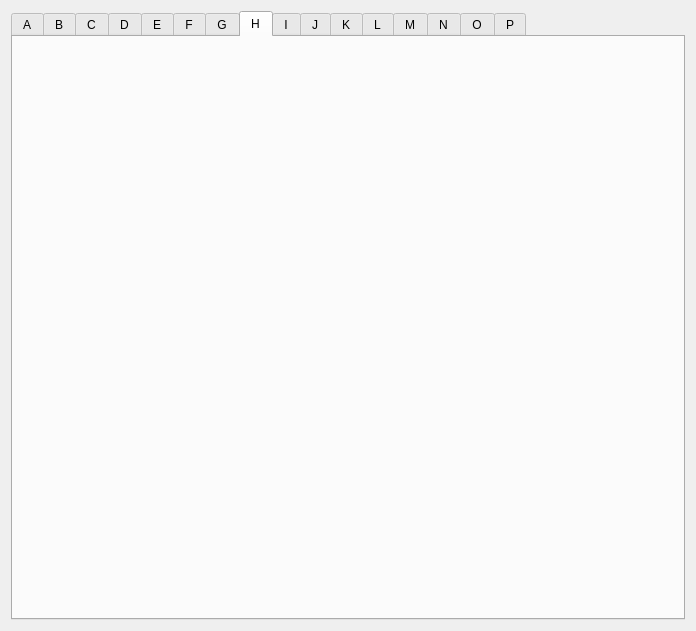
<?xml version="1.0" encoding="UTF-8"?>
<ui version="4.0">
 <class>EFrame</class>
 <widget class="QEFrame" name="EFrame">
  <property name="geometry">
   <rect>
    <x>0</x>
    <y>0</y>
    <width>696</width>
    <height>631</height>
   </rect>
  </property>
  <property name="windowTitle">
   <string>Motor record settings</string>
  </property>
  <layout class="QVBoxLayout" name="verticalLayout">
   <item>
    <widget class="QTabWidget" name="tabWidget">
     <property name="sizePolicy">
      <sizepolicy hsizetype="Preferred" vsizetype="Preferred">
       <horstretch>0</horstretch>
       <verstretch>0</verstretch>
      </sizepolicy>
     </property>
     <property name="tabPosition">
      <enum>QTabWidget::North</enum>
     </property>
     <property name="tabShape">
      <enum>QTabWidget::Rounded</enum>
     </property>
     <property name="currentIndex">
      <number>7</number>
     </property>
     <property name="documentMode">
      <bool>false</bool>
     </property>
     <property name="movable">
      <bool>false</bool>
     </property>
     <widget class="QWidget" name="tab">
      <attribute name="title">
       <string>A</string>
      </attribute>
      <layout class="QVBoxLayout" name="verticalLayout_2">
       <item>
        <widget class="QEForm" name="qeform">
         <property name="uiFile" stdset="0">
          <string>galil_motor_settings.ui</string>
         </property>
         <property name="variableSubstitutions" stdset="0">
          <string>M=$(M1)</string>
         </property>
        </widget>
       </item>
      </layout>
     </widget>
     <widget class="QWidget" name="tab_2">
      <attribute name="title">
       <string>B</string>
      </attribute>
      <layout class="QVBoxLayout" name="verticalLayout_3">
       <item>
        <widget class="QEForm" name="qeform_2">
         <property name="uiFile" stdset="0">
          <string>galil_motor_settings.ui</string>
         </property>
         <property name="variableSubstitutions" stdset="0">
          <string>M=$(M2)</string>
         </property>
        </widget>
       </item>
      </layout>
     </widget>
     <widget class="QWidget" name="tab_3">
      <attribute name="title">
       <string>C</string>
      </attribute>
      <layout class="QVBoxLayout" name="verticalLayout_4">
       <item>
        <widget class="QEForm" name="qeform_3">
         <property name="uiFile" stdset="0">
          <string>galil_motor_settings.ui</string>
         </property>
         <property name="variableSubstitutions" stdset="0">
          <string>M=$(M3)</string>
         </property>
        </widget>
       </item>
      </layout>
     </widget>
     <widget class="QWidget" name="tab_4">
      <attribute name="title">
       <string>D</string>
      </attribute>
      <layout class="QVBoxLayout" name="verticalLayout_5">
       <item>
        <widget class="QEForm" name="qeform_4">
         <property name="uiFile" stdset="0">
          <string>galil_motor_settings.ui</string>
         </property>
         <property name="variableSubstitutions" stdset="0">
          <string>M=$(M4)</string>
         </property>
        </widget>
       </item>
      </layout>
     </widget>
     <widget class="QWidget" name="tab_5">
      <attribute name="title">
       <string>E</string>
      </attribute>
      <layout class="QVBoxLayout" name="verticalLayout_6">
       <item>
        <widget class="QEForm" name="qeform_5">
         <property name="uiFile" stdset="0">
          <string>galil_motor_settings.ui</string>
         </property>
         <property name="variableSubstitutions" stdset="0">
          <string>M=$(M5)</string>
         </property>
        </widget>
       </item>
      </layout>
     </widget>
     <widget class="QWidget" name="tab_6">
      <attribute name="title">
       <string>F</string>
      </attribute>
      <layout class="QVBoxLayout" name="verticalLayout_7">
       <item>
        <widget class="QEForm" name="qeform_6">
         <property name="sizePolicy">
          <sizepolicy hsizetype="Preferred" vsizetype="Preferred">
           <horstretch>0</horstretch>
           <verstretch>0</verstretch>
          </sizepolicy>
         </property>
         <property name="uiFile" stdset="0">
          <string>galil_motor_settings.ui</string>
         </property>
         <property name="variableSubstitutions" stdset="0">
          <string>M=$(M6)</string>
         </property>
        </widget>
       </item>
      </layout>
     </widget>
     <widget class="QWidget" name="tab_7">
      <attribute name="title">
       <string>G</string>
      </attribute>
      <layout class="QVBoxLayout" name="verticalLayout_8">
       <item>
        <widget class="QEForm" name="qeform_7">
         <property name="uiFile" stdset="0">
          <string>galil_motor_settings.ui</string>
         </property>
         <property name="variableSubstitutions" stdset="0">
          <string>M=$(M7)</string>
         </property>
        </widget>
       </item>
      </layout>
     </widget>
     <widget class="QWidget" name="tab_8">
      <attribute name="title">
       <string>H</string>
      </attribute>
      <layout class="QVBoxLayout" name="verticalLayout_9">
       <item>
        <widget class="QEForm" name="qeform_8">
         <property name="uiFile" stdset="0">
          <string>galil_motor_settings.ui</string>
         </property>
         <property name="variableSubstitutions" stdset="0">
          <string>M=$(M8)</string>
         </property>
        </widget>
       </item>
      </layout>
     </widget>
     <widget class="QWidget" name="tab_9">
      <attribute name="title">
       <string>I</string>
      </attribute>
      <layout class="QVBoxLayout" name="verticalLayout_10">
       <item>
        <widget class="QEForm" name="qeform_9">
         <property name="uiFile" stdset="0">
          <string>galil_csmotor_settings.ui</string>
         </property>
         <property name="variableSubstitutions" stdset="0">
          <string>M=$(M9)</string>
         </property>
        </widget>
       </item>
      </layout>
     </widget>
     <widget class="QWidget" name="tab_10">
      <attribute name="title">
       <string>J</string>
      </attribute>
      <layout class="QVBoxLayout" name="verticalLayout_11">
       <item>
        <widget class="QEForm" name="qeform_10">
         <property name="uiFile" stdset="0">
          <string>galil_csmotor_settings.ui</string>
         </property>
         <property name="variableSubstitutions" stdset="0">
          <string>M=$(M10)</string>
         </property>
        </widget>
       </item>
      </layout>
     </widget>
     <widget class="QWidget" name="tab_11">
      <attribute name="title">
       <string>K</string>
      </attribute>
      <layout class="QVBoxLayout" name="verticalLayout_12">
       <item>
        <widget class="QEForm" name="qeform_11">
         <property name="uiFile" stdset="0">
          <string>galil_csmotor_settings.ui</string>
         </property>
         <property name="variableSubstitutions" stdset="0">
          <string>M=$(M11)</string>
         </property>
        </widget>
       </item>
      </layout>
     </widget>
     <widget class="QWidget" name="tab_12">
      <attribute name="title">
       <string>L</string>
      </attribute>
      <layout class="QVBoxLayout" name="verticalLayout_13">
       <item>
        <widget class="QEForm" name="qeform_12">
         <property name="uiFile" stdset="0">
          <string>galil_csmotor_settings.ui</string>
         </property>
         <property name="variableSubstitutions" stdset="0">
          <string>M=$(M12)</string>
         </property>
        </widget>
       </item>
      </layout>
     </widget>
     <widget class="QWidget" name="tab_13">
      <attribute name="title">
       <string>M</string>
      </attribute>
      <layout class="QVBoxLayout" name="verticalLayout_14">
       <item>
        <widget class="QEForm" name="qeform_13">
         <property name="uiFile" stdset="0">
          <string>galil_csmotor_settings.ui</string>
         </property>
         <property name="variableSubstitutions" stdset="0">
          <string>M=$(M13)</string>
         </property>
        </widget>
       </item>
      </layout>
     </widget>
     <widget class="QWidget" name="tab_14">
      <attribute name="title">
       <string>N</string>
      </attribute>
      <layout class="QVBoxLayout" name="verticalLayout_15">
       <item>
        <widget class="QEForm" name="qeform_14">
         <property name="uiFile" stdset="0">
          <string>galil_csmotor_settings.ui</string>
         </property>
         <property name="variableSubstitutions" stdset="0">
          <string>M=$(M14)</string>
         </property>
        </widget>
       </item>
      </layout>
     </widget>
     <widget class="QWidget" name="tab_15">
      <attribute name="title">
       <string>O</string>
      </attribute>
      <layout class="QVBoxLayout" name="verticalLayout_16">
       <item>
        <widget class="QEForm" name="qeform_15">
         <property name="uiFile" stdset="0">
          <string>galil_csmotor_settings.ui</string>
         </property>
         <property name="variableSubstitutions" stdset="0">
          <string>M=$(M15)</string>
         </property>
        </widget>
       </item>
      </layout>
     </widget>
     <widget class="QWidget" name="tab_16">
      <attribute name="title">
       <string>P</string>
      </attribute>
      <layout class="QVBoxLayout" name="verticalLayout_17">
       <item>
        <widget class="QEForm" name="qeform_16">
         <property name="uiFile" stdset="0">
          <string>galil_csmotor_settings.ui</string>
         </property>
         <property name="variableSubstitutions" stdset="0">
          <string>M=$(M16)</string>
         </property>
        </widget>
       </item>
      </layout>
     </widget>
    </widget>
   </item>
  </layout>
 </widget>
 <customwidgets>
  <customwidget>
   <class>QEForm</class>
   <extends>QWidget</extends>
   <header>QEForm.h</header>
  </customwidget>
  <customwidget>
   <class>QEFrame</class>
   <extends>QFrame</extends>
   <header>QEFrame.h</header>
   <container>1</container>
  </customwidget>
 </customwidgets>
 <resources/>
 <connections/>
</ui>
